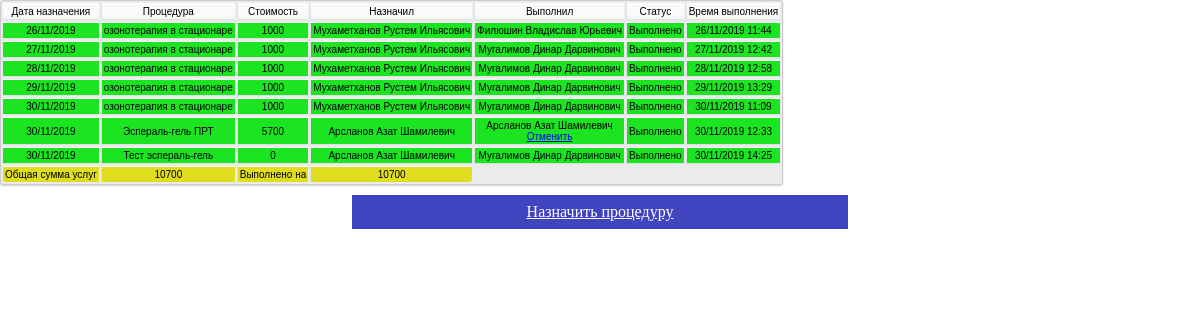
The page /serv.php?id=4970 (signed in) on the database its author committed.
### tables this page shows
CREATE TABLE `items` (
  `id` int(11) NOT NULL AUTO_INCREMENT,
  `name` varchar(60) NOT NULL,
  `cost` text NOT NULL,
  `dist` text NOT NULL,
  `bonus` text NOT NULL,
  `bonusN` int(11) NOT NULL,
  PRIMARY KEY (`id`)
);

CREATE TABLE `usertbl` (
  `id` int(11) NOT NULL AUTO_INCREMENT,
  `fio` varchar(90) NOT NULL,
  `dol` text NOT NULL,
  `username` text NOT NULL,
  `password` text NOT NULL,
  `value` int(11) NOT NULL,
  `money_prevMonth` int(11) NOT NULL,
  `money` int(11) NOT NULL,
  `uslugi_prevMonth` int(11) NOT NULL,
  `uslugi` int(11) NOT NULL,
  PRIMARY KEY (`id`)
);

### serv.php (the view, shortened to what this page needs)
<!DOCTYPE html>
<html lang="en">
<head>
	<link rel="stylesheet" href="css/mini.css">
</head>
<body>
	<?php
	  if (isset($_GET['id'])){
          $idPacient = $_GET['id'];
        }
      else{
          if(isset($_SESSION['id_serv']))
            $idPacient = $_SESSION['id_serv'];
        }
	  include("includes/DB.php");
	  $typeuser = $_SESSION['typeUser'];
	  $patQuery = mysqli_query($connection, "SELECT * FROM patient WHERE id = '".$idPacient."'");
	  $namePat = mysqli_fetch_assoc($patQuery);
	  $doctor = mysqli_query($connection, "SELECT * FROM usertbl WHERE username = '".$_SESSION['session_username']."'");
	  $dataDOC = mysqli_fetch_assoc($doctor);
	  $idDoctor = $dataDOC['id'];
	  $nameDoct = $dataDOC['fio'];
	  $serv = $namePat['sp_uslug'];
	  $flag = !empty($namePat['dateOut']);
	  $namePat = $namePat['fio'];
	  if (empty($serv)){
			echo "<div align = 'center'><h1>Нет данных в Базе данных для пациента ".$namePat."</h1></div>";
			if($flag == 0)
				if(($typeuser == 'doc') or ($typeuser == 'ddoc') or ($typeuser == 'su'))
					echo '<a target="_blank" class = "button" href="add.php?id='.$idPacient.'&flagadd=3">Назначить процедуру</a>';
			}
	  else{
			echo '<table align="center">';
				$listServ = explode(',', $serv);
				$countServ = count($listServ);
				$i = $allsum = $sumNow = 0;
				echo '<tr>';
					echo "<td>Дата назначения</td>";
					echo "<td>Процедура</td>";
					echo "<td>Стоимость</td>";
					echo "<td>Назначил</td>";
					echo "<td>Выполнил</td>";
					echo "<td>Статус</td>";
					echo "<td>Время выполнения</td>";
				echo '</tr>';
				while ($i < $countServ){
					$exListServ = explode('-', $listServ[$i]);
					$idServ = $exListServ[0];
					$idNaDoc = $exListServ[1];
					$idDoc = $exListServ[2];
					$dataN = $exListServ[5];
					if(isset($exListServ[6]))
						$servCost = $exListServ[6];
					else
						unset($servCost);
					$statusServ = $exListServ[3];
					if ($statusServ == 1)
						$dataServ = $exListServ[4];
					else
						$dataServ = 'нет даты';
					$query = mysqli_query($connection, "SELECT * FROM items WHERE id= '".$idServ."'");
					$data = mysqli_fetch_assoc($query);
					$nameServ = $data['name'];
					$costServ = $data['cost'];
					if($costServ>1)
						$allsum += $costServ;
					if(isset($servCost))
						$allsum += $servCost;
					if ($idDoc == 0)
						$nameDoc = 'Не выполнена';
					else{
						$query = mysqli_query($connection, "SELECT fio FROM usertbl WHERE id= '".$idDoc."'");
						$data = mysqli_fetch_assoc($query);
						$nameDoc = $data['fio'];
						}
					$query1 = mysqli_query($connection, "SELECT fio FROM usertbl WHERE id= '".$idNaDoc."'");
					$data1 = mysqli_fetch_assoc($query1);
					$nameNDoc = $data1['fio'];
					echo '<tr>';
						if($statusServ == 0)
							if(($_SESSION['typeUser'] == 'doc') or ($_SESSION['typeUser'] == 'ddoc') or ($_SESSION['typeUser'] == 'su') or ($_SESSION['typeUser'] == 'psi')  or ($_SESSION['typeUser'] == 'stpsi'))
								$statServ = '<a class="rollover"  href="edit.php?flagedit=5&idPac='.$idPacient.'&idDoc='.$idDoctor.'&idArr='.$i.'">Выполнил</a>';
							else
								$statServ = 'Не выполнено';
						elseif($statusServ == 1){
							if($costServ>1)
								$sumNow += $costServ;
							if(isset($servCost))
								$sumNow += $servCost;
							$statServ = 'Выполнено';
							}
						if ($nameDoc == 'Не выполнена'){
							echo '<td>'.$dataN.'<br><a href="edit.php?flagedit=11&id='.$idPacient.'&date='.$dataN.'&idServ='.$idServ.'">Отменить</a></td>';
							echo '<td>'.$nameServ.'</td>';
							if(isset($servCost))
								echo '<td>'.$servCost.'</td>';
							else
								echo '<td>'.$costServ.'</td>';
							echo '<td>'.$nameNDoc.'</td>
							<td>'.$nameDoc.'</td>
							<td>'.$statServ.'</td>
							<td>'.$dataServ.'</td>';
							}
						else{
							if($typeuser == 'su')
								echo '<td style="background: hsl(122, 79%, 50%);">'.$dataN.'<br><a href="edit.php?flagedit=11&id='.$idPacient.'&date='.$dataN.'&idServ='.$idServ.'">Отменить</a></td>
								<td style="background: hsl(122, 79%, 50%);">'.$nameServ.'</td>';
							else
								echo '<td style="background: hsl(122, 79%, 50%);">'.$dataN.'</td>
								<td style="background: hsl(122, 79%, 50%);">'.$nameServ.'</td>';
							if(isset($servCost))
								echo '<td style="background: hsl(122, 79%, 50%);">'.$servCost.'</td>';
							else
								echo '<td style="background: hsl(122, 79%, 50%);">'.$costServ.'</td>';
							echo '<td style="background: hsl(122, 79%, 50%);">'.$nameNDoc.'</td>
							<td style="background: hsl(122, 79%, 50%);">'.$nameDoc;
							if(($nameDoc == $nameDoct) || ($typeuser == 'su'))
								echo '<br><a href="edit.php?flagedit=9&id='.$idPacient.'&dataServ='.$dataServ.'&idServ='.$idServ.'">Отменить</a>';
							echo'</td><td style="background: hsl(122, 79%, 50%);">'.$statServ.'</td>
							<td style="background: hsl(122, 79%, 50%);">'.$dataServ.'</td>';
							}
						$i++;
						}
					echo '</tr>';
					echo '<tr>';
						echo "<td rowspan='2' style=\"background: hsl(59, 76%, 50%);\">Общая сумма услуг</td>";
						echo "<td style=\"background: hsl(59, 76%, 50%);\">".$allsum."</td>";
						echo '<td style="background: hsl(59, 76%, 50%);">Выполнено на</td>';
						echo '<td style="background: hsl(59, 76%, 50%);">'.$sumNow.'</td>';
					echo '</tr>';
			echo '</table>';
			if($flag == 0)
				if(($typeuser == 'doc') or ($typeuser == 'ddoc') or ($typeuser == 'su'))
					echo '<a target="_blank" class = "button" href="add.php?id='.$idPacient.'&flagadd=3">Назначить процедуру</a>';
		}
	?>
</body>
</html>

### css/mini.css (style rules this page uses)
* { margin: 0; padding:0; }
table { font-family: Arial, Helvetica, sans-serif; color: #000; font-size: 10px; background: #eaebec; border: #ccc 1px solid; -moz-border-radius: 3px; -webkit-border-radius: 3px; border-radius: 3px; -moz-box-shadow: 0 1px 2px #d1d1d1; -webkit-box-shadow: 0 1px 2px #d1d1d1; box-shadow: 0 1px 2px #d1d1d1; }
table tr { text-align: center; padding-left: 2px; }
table tr td:first-child { text-align: center; padding-left: 2px; border-left: 0; }
table tr td { max-width: 16%; position: relative; padding: 2px; border-top: 1px solid #ffffff; border-bottom: 1px solid #e0e0e0; border-left: 1px solid #e0e0e0; background: #fafafa; background: -webkit-gradient(linear, left top, left bottom, from(#fbfbfb), to(#fafafa)); background: -moz-linear-gradient(top, #fbfbfb, #fafafa); }
table tr:nth-child(even) td { background: #f6f6f6; background: -webkit-gradient(linear, left top, left bottom, from(#f8f8f8), to(#f6f6f6)); background: -moz-linear-gradient(top, #f8f8f8, #f6f6f6); }
table tr:last-child td { border-bottom: 0; }
table tr:last-child td:first-child { -moz-border-radius-bottomleft: 3px; -webkit-border-bottom-left-radius: 3px; border-bottom-left-radius: 3px; }
table tr:last-child td:last-child { -moz-border-radius-bottomright: 3px; -webkit-border-bottom-right-radius: 3px; border-bottom-right-radius: 3px; }
.button { display: block; padding: 8px; width: 40%; color: white; background: #4044bf; margin: 10px auto; text-align: center; transition: 3s; }

### rows shown on the page
items: name "озонотерапия в стационаре", cost "1000"
usertbl: fio "Мухаметханов Рустем Ильясович"
usertbl: fio "Филюшин Владислав Юрьевич"
usertbl: fio "Мугалимов Динар Дарвинович"
items: name "Эспераль-гель ПРТ"
usertbl: fio "Арсланов Азат Шамилевич"
items: name "Тест эспераль-гель", cost "0"

### other values the page prints
$dataN "26/11/2019"
$statServ "Выполнено"
$dataServ "26/11/2019 11:44"
$dataN "27/11/2019"
$dataServ "27/11/2019 12:42"
$dataN "28/11/2019"
$dataServ "28/11/2019 12:58"
$dataN "29/11/2019"
$dataServ "29/11/2019 13:29"
$dataN "30/11/2019"
$dataServ "30/11/2019 11:09"
$servCost "5700"
$dataServ "30/11/2019 12:33"
$dataServ "30/11/2019 14:25"
$allsum "10700"
